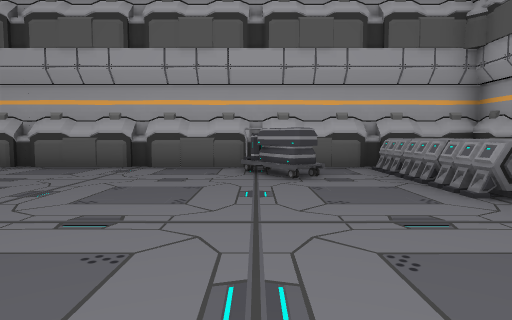
View 1 (above)

24 first-person views from a walk through a 3-D level made in the Unity game engine. The camera is 1.3 m above the floor, tilts 4° down and sees 75° across. The floor is counted in squares, 2 m on a side. Each view is taken from the middle of a square. On the plan, view 1 faces up. The plan holds only what a view shows up to about 10 squares ahead; the rest is blank. The player is left out.

View 2
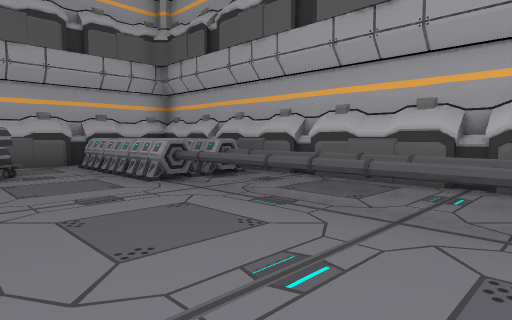

View 3
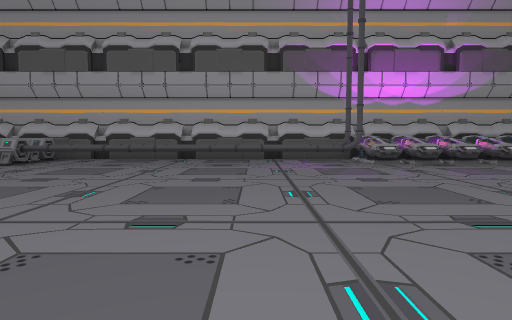

View 4
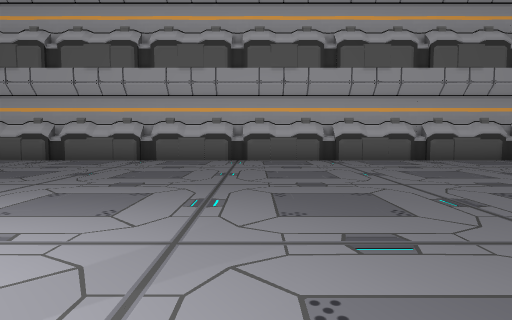

View 5
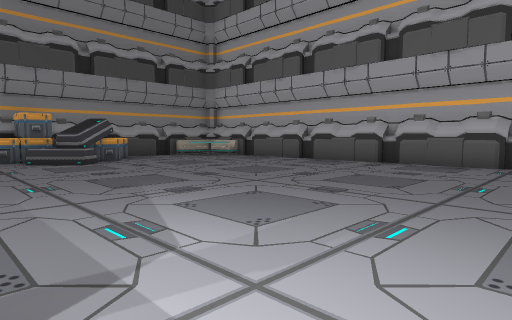

View 6
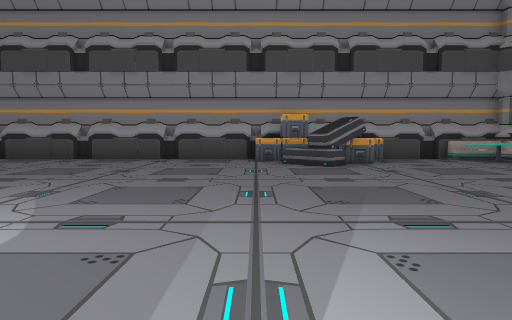

View 7
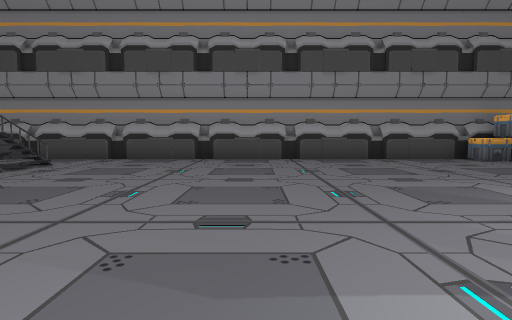

View 8
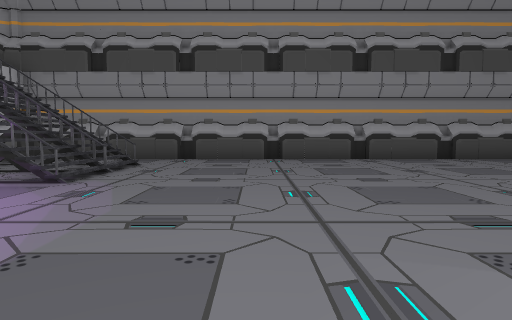

View 9
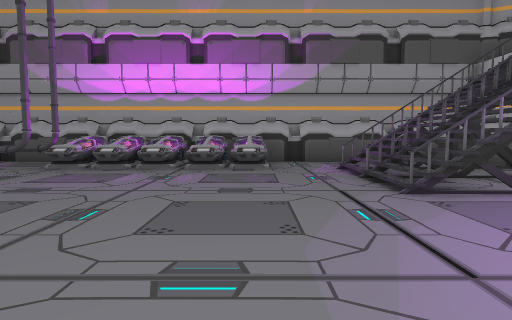

View 10
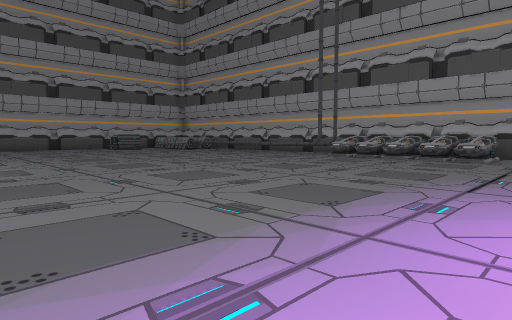

View 11
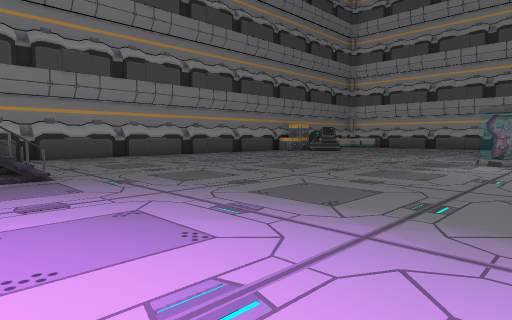

View 12
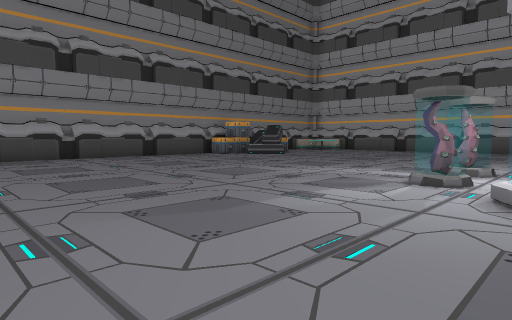

View 13
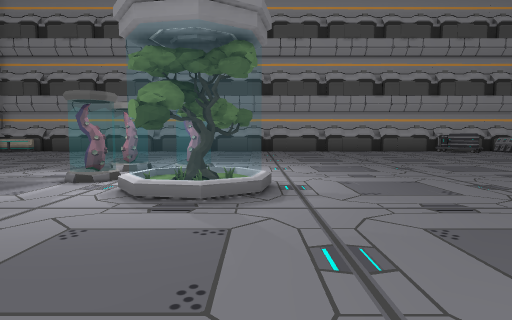

View 14
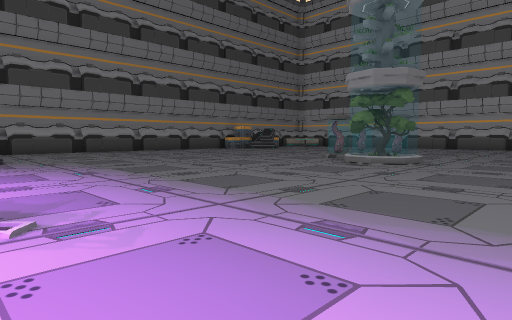

View 15
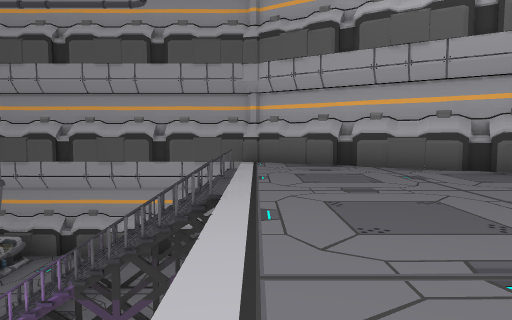

View 16
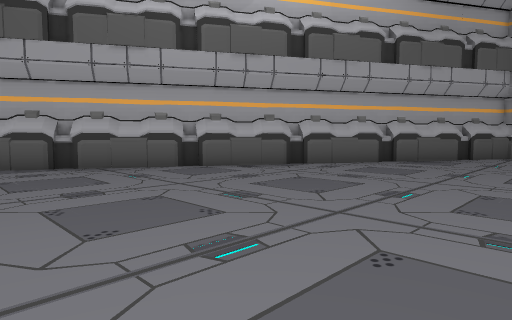

View 17
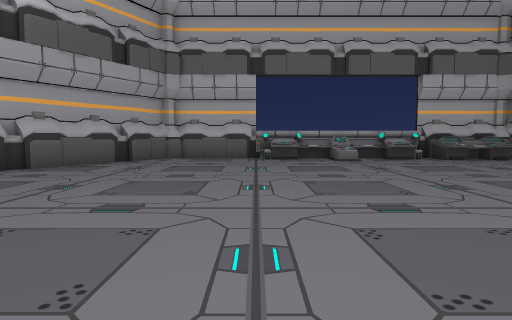

View 18
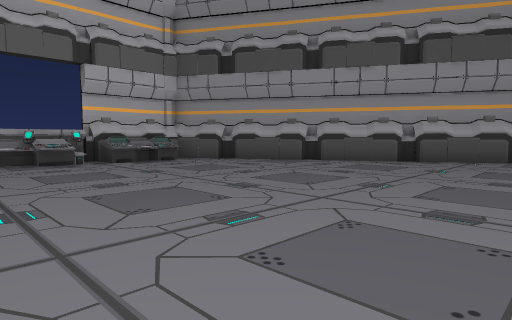

View 19
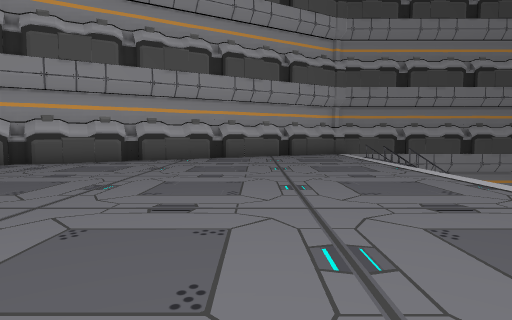

View 20
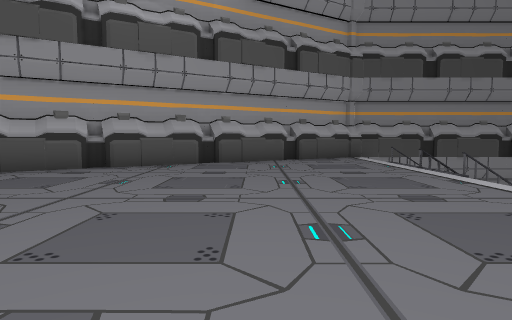

View 21
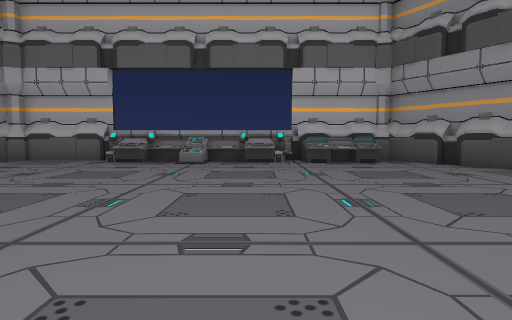

View 22
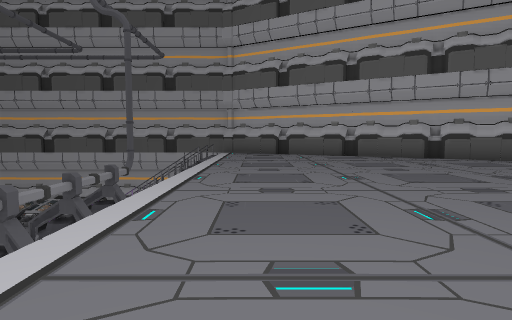

View 23
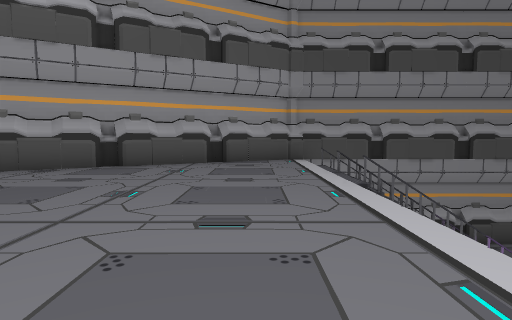

View 24
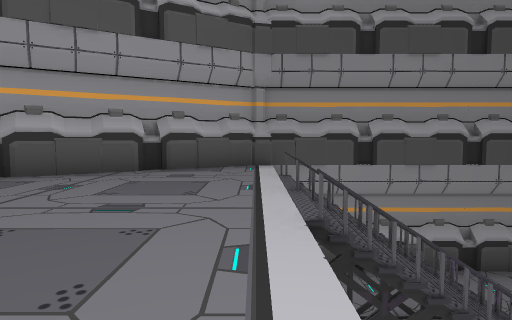

### Floor plan
Key: @ floor where view 1 was taken; # wall or solid block; . main floor; : floor 5 m higher than the main floor; / step, stairs or slope; = window, fence, low wall or low ledge; ^ raised ledge; C cart; B battery; P pipe; E bed; R crate; O other object.
Columns run from 20 left of view 1 to 5 right of it. Each row starts with its distance up from view 1.
  8      ### #########
  7 ##   .####.####.##########
  6 #O. ................CC.BO#
  5 #......................BO#
  4 #........................#
  3 #R.....................BB#
  2 #OR....................OO#
  1 #RR....................OO#
  0 #R..................@..OO#
 -1 #......................OO#
 -2 #.........OO...........OO#
 -3 #.........OO...........OO#
 -4 #..........OO..........PP#
 -5 #......................EE#
 -6 #......................EE#
 -7 #......................EE#
 -8 #......................EE#
 -9 #......................EE#
-10 #................... ....#
-11 #../=/............../=//.#
-12 #../=/ .....E...   ./=/..#
-13 #../=/     EE       /=/..#
-14 #../=/              /=/..#
-15 #:::::::::: :::::::::::::#
-16 ##::::::::::::::::::::::##
-17  #::::::::::::::::::::::#
-18  ##::::::::::::::::::::##
-19   #::::::::::::::::::::#
-20   ##::::::::::::::::::##
-21    ##::::::::::::::::##
-22     ##::::::::::::::##
-23      #::::::::::::::#
-24      #:::::::::::::##
-25      ##::::::::::::#
-26       #:^^:::=:::::#
-27       ##O###^^###OO
-28            #  #

Positions as (right, up) in squares from view 1, and headings:
1: (0, 0), facing up
2: (0, -1), facing up-right
3: (-5, -2), facing right
4: (-7, -2), facing up
5: (-9, -1), facing up-left
6: (-10, 0), facing left
7: (-10, -6), facing left
8: (-10, -8), facing left
9: (-4, -9), facing right
10: (-7, -11), facing up-right
11: (-9, -12), facing up-left
12: (-9, -8), facing up-left
13: (-8, -8), facing up
14: (-5, -12), facing up-left
15: (-4, -15), facing right
16: (-4, -15), facing down-right
17: (-5, -17), facing down
18: (-7, -18), facing down-left
19: (-7, -18), facing left
20: (-9, -18), facing left
21: (-9, -18), facing down
22: (-9, -16), facing right
23: (-10, -16), facing left
24: (-12, -15), facing left
